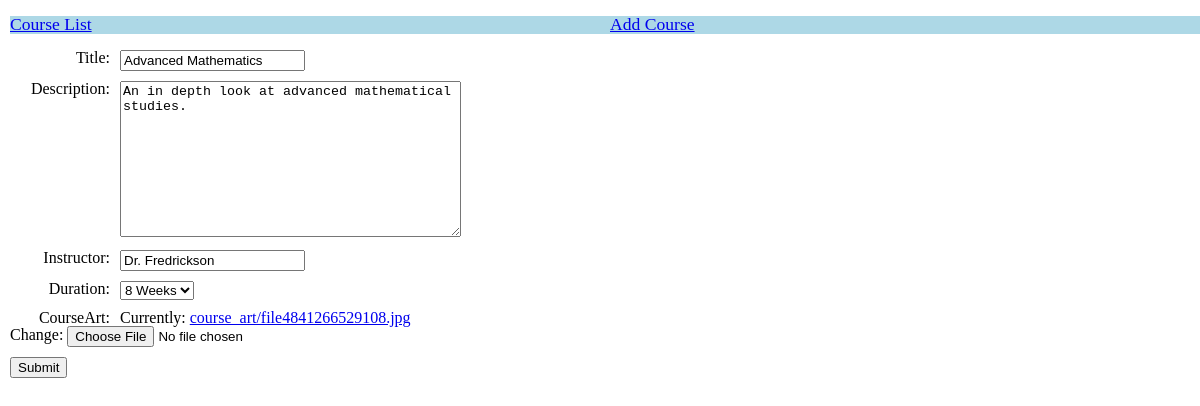
Screenshot of /courses/2/change with the database file from the repository.
### courses/models.py (models this page shows, shortened)
class Course(models.Model):
    title = models.CharField(max_length=100)
    description = models.TextField()
    instructor = models.CharField(max_length=100)
    duration = models.IntegerField(choices=[(2, "2 Weeks"), (8, "8 Weeks")])
    courseArt = models.ImageField(upload_to="course_art", max_length=100)

### courses/views.py (the view, shortened to what this page needs)
class CourseAddChangeView(FormView):
    form_class = CourseForm
    template_name = "course_add_change.html"
    success_url = reverse_lazy("list")
    def get_form(self, form_class=None):
        pk = self.kwargs.get('pk', None)
        if pk:
            course = Course.objects.get(pk=pk)
            if self.request.method == "GET" and pk:
                return self.get_form_class()(instance=course)
            elif self.request.method == "POST" and pk:
                return self.get_form_class()(self.request.POST, self.request.FILES, instance=course)
        return super().get_form(form_class)

### courses/forms.py
class CourseForm(ModelForm):
    class Meta:
        model = Course
        exclude = ()

### templates/course_add_change.html (shortened to what this page needs)
{% extends "base.html" %}
{% block body %}
    <form method="POST" enctype="multipart/form-data">
        {{ form.as_p }}
        <input type="submit" name="submit"/>
    </form>
{% endblock %}

### static/style.css (style rules this page uses)
body { width: 100%; margin: 10px 10px; }
p { margin-bottom: 10px; }
label { float: left; text-align: right; margin-right: 10px; width: 100px; }

### rows the page displays
Course: title "Advanced Mathematics", description "An in depth look at advanced mathematical studies.", instructor "Dr. Fredrickson", duration "8 Weeks"
